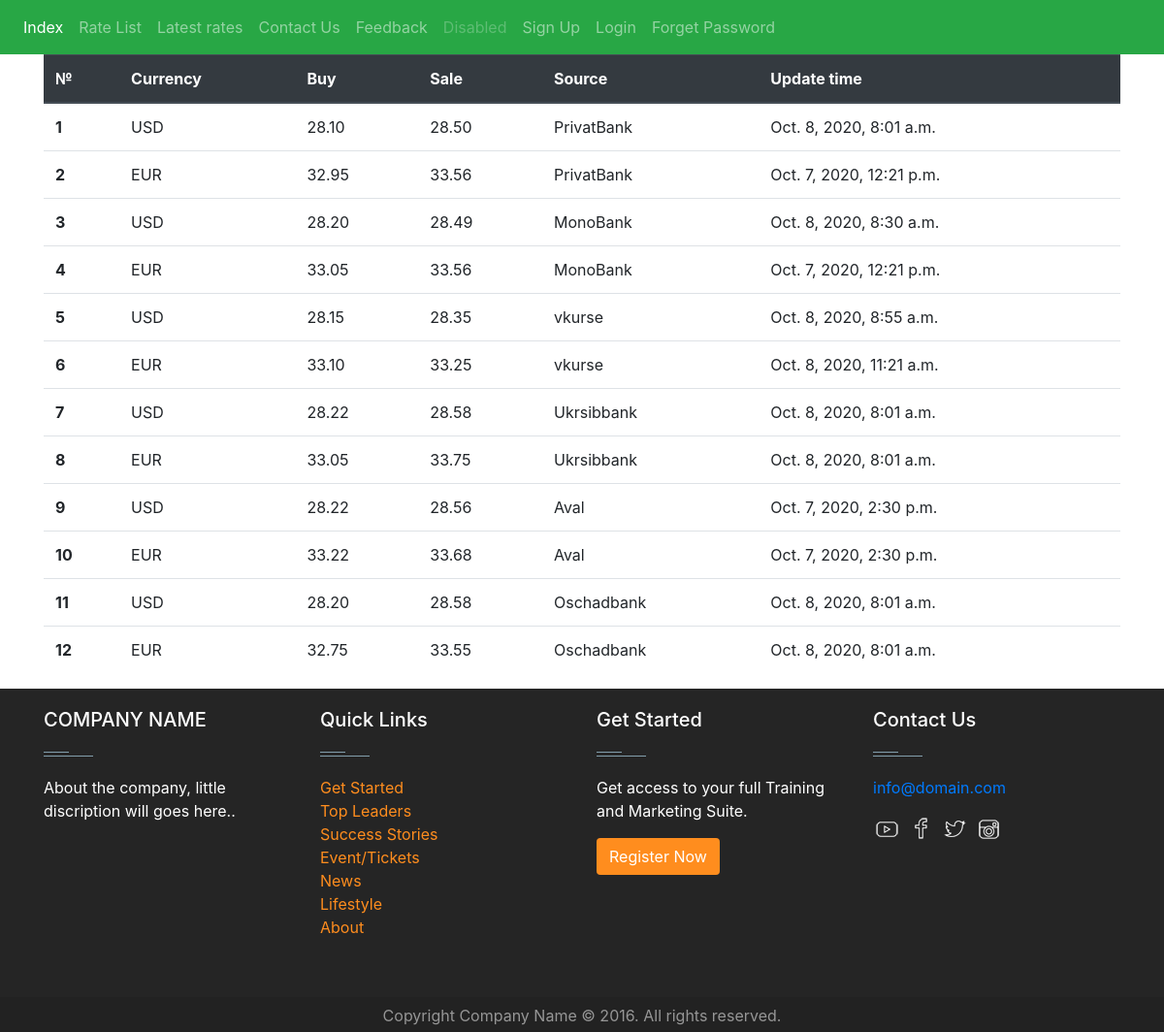
/rate/list/latest/, run on an earlier commit of the app's database.
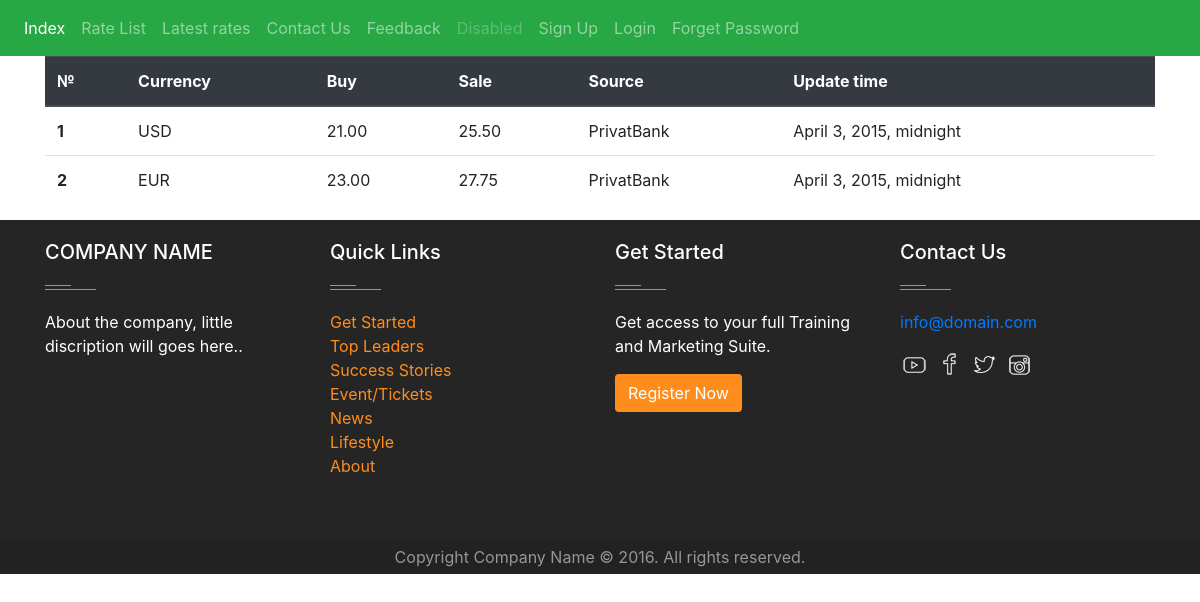
And on a later commit of the database.
### rate/models.py (models this page shows)
class Rate(models.Model):
    currency = models.PositiveSmallIntegerField(choices=choices.CURRENCY_CHOISES)
    source = models.PositiveSmallIntegerField(choices=choices.SOURCE_CHOICES)
    buy = models.DecimalField(max_digits=6, decimal_places=2)
    sale = models.DecimalField(max_digits=6, decimal_places=2)
    created = models.DateTimeField(auto_now_add=True)

### rate/views.py (the view)
# urls.py: path('list/latest/', views.LatestRates.as_view(), name='list-latest'),
class LatestRates(View):
    def get(self, request):
        context = {'rate_list': get_latest_rates()}
        return render(request, 'rate/latest-rates.html', context=context)

### rate/selectors.py (called while the page is built)
def get_latest_rates():
    key = get_latest_rates.__name__
    if key in cache:
        rates = cache.get(key)
    else:
        rates = []
        for source_int, _ in choices.SOURCE_CHOICES:
            for currency_int, _ in choices.CURRENCY_CHOISES:
                rate = Rate.objects.filter(source=source_int, currency=currency_int).order_by('created').last()
                if rate is not None:
                    rates.append(rate)
        cache.set(key, rates, 30)
    return rates

### rate/templates/rate/latest-rates.html
{% extends 'base.html' %}
{% block content %}
        <div class="row">
            <div class="col">
                <table class="table">
                    <thead class="thead-dark">
                        <tr>
                            <th scope="col">№</th>
                            <th scope="col">Currency</th>
                            <th scope="col">Buy</th>
                            <th scope="col">Sale</th>
                            <th scope="col">Source</th>
                            <th scope="col">Update time</th>
                        </tr>
                    </thead>
                    <tbody>
                        {% for rate in rate_list %}
                        <tr>
                            <th scope="row">{{ forloop.counter }}</th>
                            <td>{{ rate.get_currency_display }}</td>
                            <td>{{ rate.buy }}</td>
                            <td>{{ rate.sale }}</td>
                            <td>{{ rate.get_source_display }}</td>
                            <td>{{ rate.created }}</td>
                        </tr>
                        {% endfor %}
                    </tbody>
                </table>
            </div>
        </div>
{% endblock content %}

What changed in the data, as far as the page shows it:
no longer on this page (row edited): Rate: currency "USD", buy "28.10", sale "28.50", source "PrivatBank", created "Oct. 8, 2020, 8:01 a.m."
no longer on this page (row edited): Rate: currency "EUR", buy "32.95", sale "33.56", source "PrivatBank", created "Oct. 7, 2020, 12:21 p.m."
no longer on this page (row edited): Rate: currency "USD", buy "28.20", sale "28.49", source "MonoBank", created "Oct. 8, 2020, 8:30 a.m."
no longer on this page (row edited): Rate: currency "EUR", buy "33.05", sale "33.56", source "MonoBank", created "Oct. 7, 2020, 12:21 p.m."
no longer on this page (row edited): Rate: currency "USD", buy "28.15", sale "28.35", source "vkurse", created "Oct. 8, 2020, 8:55 a.m."
no longer on this page (row edited): Rate: currency "EUR", buy "33.10", sale "33.25", source "vkurse", created "Oct. 8, 2020, 11:21 a.m."
no longer on this page (row edited): Rate: currency "USD", buy "28.22", sale "28.58", source "Ukrsibbank", created "Oct. 8, 2020, 8:01 a.m."
no longer on this page (row edited): Rate: currency "EUR", buy "33.05", sale "33.75", source "Ukrsibbank", created "Oct. 8, 2020, 8:01 a.m."
no longer on this page (row edited): Rate: currency "USD", buy "28.22", sale "28.56", source "Aval", created "Oct. 7, 2020, 2:30 p.m."
no longer on this page (row edited): Rate: currency "EUR", buy "33.22", sale "33.68", source "Aval", created "Oct. 7, 2020, 2:30 p.m."
no longer on this page (row edited): Rate: currency "USD", buy "28.20", sale "28.58", source "Oschadbank", created "Oct. 8, 2020, 8:01 a.m."
no longer on this page (row edited): Rate: currency "EUR", buy "32.75", sale "33.55", source "Oschadbank", created "Oct. 8, 2020, 8:01 a.m."
added Rate: currency "USD", buy "21.00", sale "25.50", source "PrivatBank", created "April 3, 2015, midnight"
added Rate: currency "EUR", buy "23.00", sale "27.75", source "PrivatBank", created "April 3, 2015, midnight"
